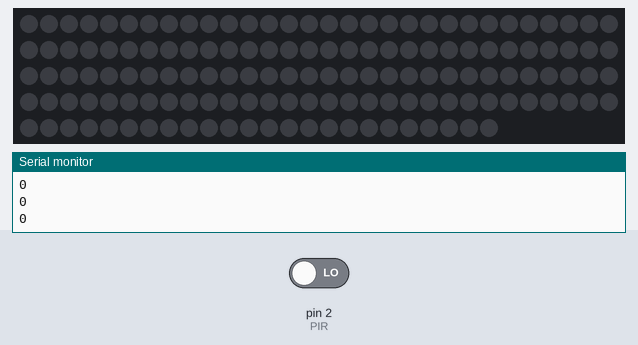
The sketch below on a simulated Arduino Uno, built with avr-gcc and run on an emulated ATmega328P. On the bench: 144 RGB LEDs in strip order, left to right, continuing on the next row, the last lines printed to the serial monitor. The inputs (shaded band) are chosen by the test bench; at power-on: pin 2 (PIR) LOW.

Above: at 2.5 s.
2.6 s: pin 2 (PIR) driven HIGH
At 2.77 s:
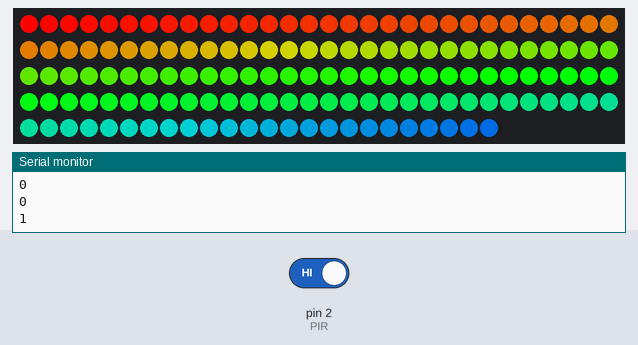
At 4.35 s:
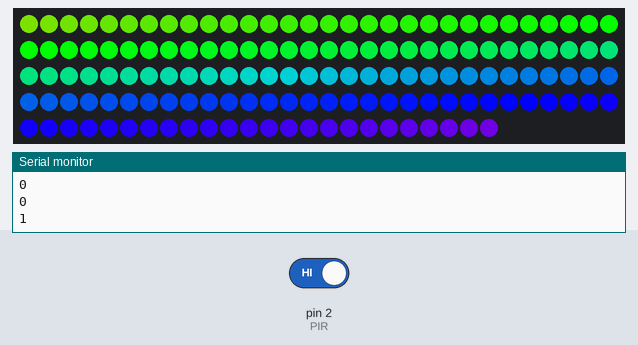
7.5 s: pin 2 (PIR) driven LOW
10.1 s: pin 2 (PIR) driven HIGH
At 11.92 s:
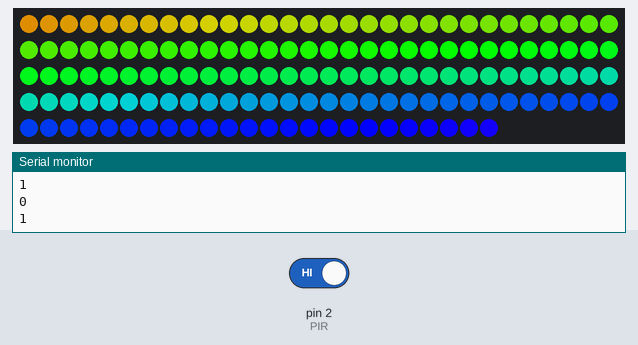
Timing chart, 0 to 13.4 s (numbered marks = the images above; inputs shaded):
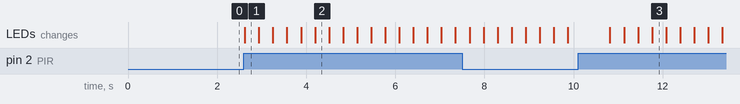

The sketch:

neopixel_pir_test.ino
```cpp
#include <Adafruit_NeoPixel.h>
#define PIXEL_PIN  6
#define N_LEDS 144

int PIR = 2;
int PIR_STATE = LOW;

Adafruit_NeoPixel strip = Adafruit_NeoPixel(N_LEDS, PIXEL_PIN, NEO_GRB + NEO_KHZ800);

void setup() {
  Serial.begin(9600);
  pinMode(PIR, INPUT);
  strip.begin();
}

void loop() {

  if (detect()) {
    //goHokies();
    rainbow(20);
  } else {
    clear();
  }

}

// detect motion
static bool detect() {
  int val = digitalRead(PIR);
  Serial.println(val);
  return val;
}

// chase the strip
static void chase(uint32_t c) {
  for (uint16_t i = 0; i < strip.numPixels() + 4; i++) {
    strip.setPixelColor(i  , c);
    strip.setPixelColor(i - 10, 0);
    strip.show();
    delay(25);
  }
}

// shut off each pixel
static void clear() {
  for (uint16_t i = 0; i < strip.numPixels() + 4; i++) {
    strip.setPixelColor(i, 0);
    strip.show();
  }
}

// execute the rainbow cycle
void rainbow(uint8_t wait) {
  uint16_t i, j;

  for (j = 0; j < 256; j++) {
    for (i = 0; i < strip.numPixels(); i++) {
      strip.setPixelColor(i, Wheel((i + j) & 255));
    }
    strip.show();
    delay(wait);
  }
}

// cycle colors
uint32_t Wheel(byte WheelPos) {
  WheelPos = 255 - WheelPos;
  if (WheelPos < 85) {
    return strip.Color(255 - WheelPos * 3, 0, WheelPos * 3);
  }
  if (WheelPos < 170) {
    WheelPos -= 85;
    return strip.Color(0, WheelPos * 3, 255 - WheelPos * 3);
  }
  WheelPos -= 170;
  return strip.Color(WheelPos * 3, 255 - WheelPos * 3, 0);
}

// chase orange and maroon
void goHokies() {
  chase(strip.Color(255, 102, 00));
  chase(strip.Color(102, 00, 00));
}
```

Measured:
- after the input at 2.6 s, the LEDs: change at once (image 1)
- after the input at 10.1 s, the LEDs: first differ from a run without the input after 1.0 s (image 3 shows a later state)
